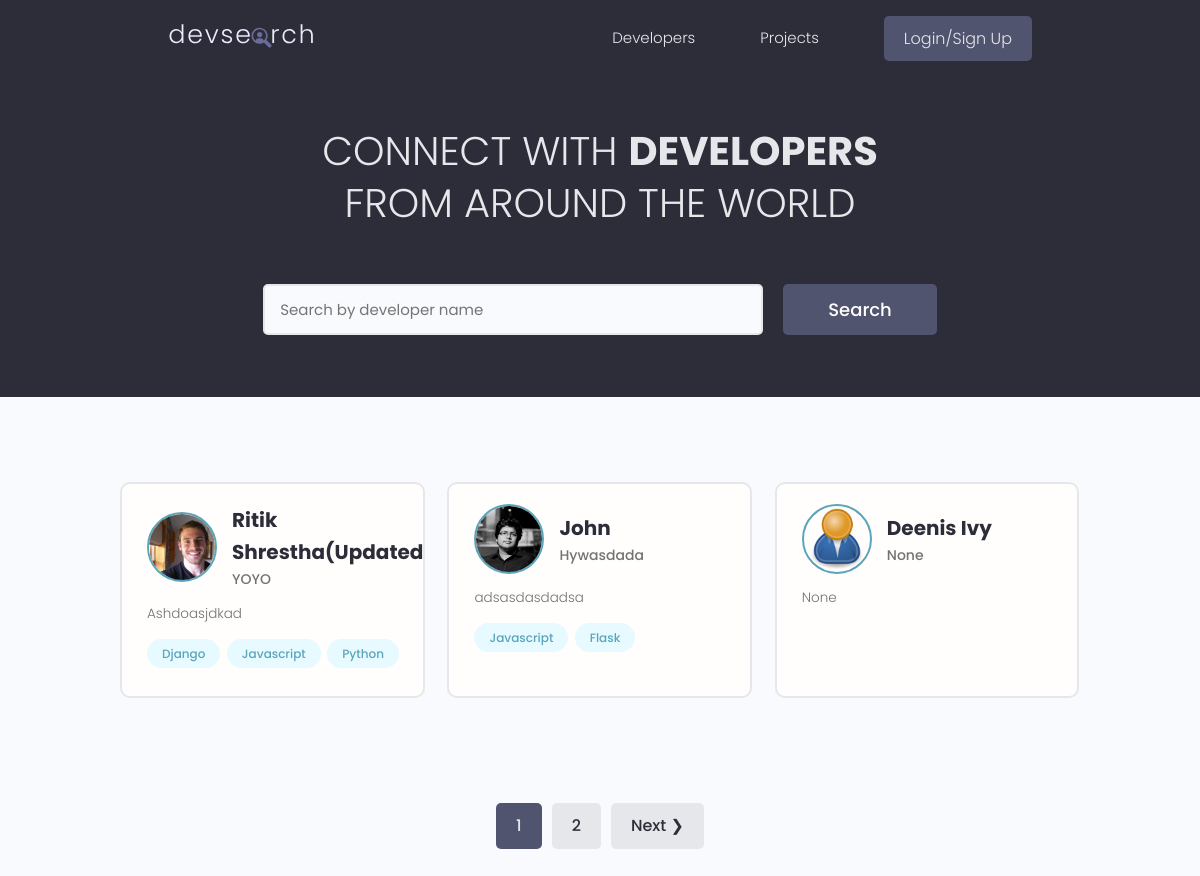
The page / on the database its author committed.
### users/models.py (models this page shows, shortened)
class Profile(models.Model):
    user = models.OneToOneField(
        User, on_delete=models.CASCADE, null=True, blank=True)
    name = models.CharField(max_length=200, null=True, blank=True)
    location = models.CharField(max_length=200, null=True, blank=True)
    username = models.CharField(max_length=200, null=True, blank=True)
    email = models.EmailField(max_length=200, null=True, blank=True)
    short_intro = models.CharField(max_length=200, null=True, blank=True)
    bio = models.TextField(null=True, blank=True)
    profileImage = models.ImageField(
        null=True, blank=True, upload_to='profiles/', default='profiles/user-default.png')
    social_github = models.CharField(max_length=200, null=True, blank=True)
    social_twitter = models.CharField(max_length=200, null=True, blank=True)
    social_linkedin = models.CharField(max_length=200, null=True, blank=True)
    social_website = models.CharField(max_length=200, null=True, blank=True)
    social_youtube = models.CharField(max_length=200, null=True, blank=True)
    created = models.DateTimeField(auto_now_add=True)
    id = models.UUIDField(default=uuid.uuid4, unique=True,
                          primary_key=True, editable=False)
    class Meta:
        ordering=['created']
    @property
    def imageURL(self):
        try:
            url=self.profileImage.url
        except:
            url=""
        return url

class Skills(models.Model):
    owner = models.ForeignKey(
        Profile, on_delete=models.CASCADE, blank=True, null=True)
    name = models.CharField(max_length=200, null=True, blank=True)
    description = models.TextField(null=True, blank=True)
    created = models.DateTimeField(auto_now_add=True)
    id = models.UUIDField(default=uuid.uuid4, unique=True,
                          primary_key=True, editable=False)
    def __str__(self):
        return str(self.name)

### users/views.py (the view)
# urls.py: path('', views.profile, name="profile"),
def profile(request):
    profiles, search_query = searchProfile(request)
    custom_range, profiles = paginateProfile(request, profiles, 3 )
    context = {'profiles': profiles, 'search': search_query,
               'custom_range': custom_range}
    return render(request, 'users/profiles.html', context)

### users/utils.py (called while the page is built)
def paginateProfile(request, profiles, results):
    page_no = request.GET.get('page')
    results = results
    paginator = Paginator(profiles, results)
    try:
        profiles = paginator.page(page_no)
    except PageNotAnInteger:
        page_no = 1
        profiles = paginator.page(page_no)
    except EmptyPage:
        page_no = paginator.num_pages
        profiles = paginator.page(page_no)
    leftIndex = (int(page_no)-2)
    if leftIndex < 1:
        leftIndex = 1
    rightIndex = (int(page_no)+3)
    if rightIndex > paginator.num_pages:
        rightIndex = paginator.num_pages+1
    custom_range = range(leftIndex, rightIndex)
    return custom_range, profiles

def searchProfile(request):
    search_query = ""
    if request.GET.get('search'):
        search_query = request.GET.get('search')
    skill = Skills.objects.filter(name__icontains=search_query)
    profiles = Profile.objects.distinct().filter(Q(name__icontains=search_query) |
                                                 Q(short_intro__icontains=search_query) | Q(skills__in=skill))
    return profiles, search_query

### users/templates/users/profiles.html (shortened to what this page needs)
{% extends 'main.html' %} {%block content%}
<main class="home">
  <section class="hero-section text-center">
    <div class="container container--narrow">
      <div class="hero-section__box">
        <h2>CONNECT WITH <span>DEVELOPERS</span></h2>
        <h2>FROM AROUND THE WORLD</h2>
      </div>
      <div class="hero-section__search">
        <form id="search_form" class="form" action="#" method="get">
          <div class="form__field">
            <input
              class="input input--text"
              id="formInput#search"
              type="text"
              name="search"
              value="{{search}}"
              placeholder="Search by developer name"
            />
          </div>
          <input class="btn btn--sub btn--lg" type="submit" value="Search" />
        </form>
      </div>
    </div>
  </section>
  <section class="devlist">
    <div class="container">
      <div class="grid grid--three">
        {% for profile in profiles%}
        <div class="column card">
          <div class="dev">
            <a href="{% url 'user-profile' profile.id%}" class="card__body">
              <div class="dev__profile">
                <img
                  class="avatar avatar--md"
                  src="{{profile.imageURL}}"
                  alt="image"
                />
                <div class="dev__meta">
                  <h3>{{profile.name}}</h3>
                  <h5>{{profile.short_intro|slice:"15"}}</h5>
                </div>
              </div>
              <p class="dev__info">{{profile.bio|slice:"50"}}</p>
              <div class="dev__skills">
                {% for skill in profile.skills_set.all|slice:"5" %}
                <span class="tag tag--pill tag--main">
                  <small>{{skill}}</small>
                </span>
                {%endfor%}
              </div>
            </a>
          </div>
        </div>
        {%endfor%}
      </div>
    </div>
  </section>
  {% include 'pagination.html' with query_set=profiles custom_range=custom_range %}
</main>
{%endblock%}

### static/styles/app.css (style rules this page uses)
:root { --color-sub: #2d2d39; }
.btn--sub { background-color: var(--color-sub-light); }
.card { border: 2px solid var(--color-light); }
img { width: 100%; }
.hero-section { height: 40vh; display: flex; align-items: center; background-color: var(--color-sub); }
.hero-section__box { margin-bottom: 4rem; }
.hero-section__box > h2, .hero-section__box > h2 > span { font-size: 4rem; color: var(--color-light); line-height: 1.3; text-transform: uppercase; }
.hero-section__box > h2 { font-weight: 300; }
.hero-section__box > h2 > span { font-weight: 700; }
.hero-section__search > .form { display: flex; align-items: center; justify-content: center; gap: 2rem; }
.hero-section__search > .form input.input--text { width: 50rem; }
.devlist { margin-top: 8rem; }
.devlist .grid { align-items: stretch; }
.devlist .dev .dev__profile { display: flex; align-items: center; gap: 1.5rem; }
.devlist .dev .dev__meta h3 { color: var(--color-sub); font-size: 2rem; font-weight: 700; }
.devlist .dev .dev__meta h5 { color: var(--color-text); font-size: 1.4rem; font-weight: 500; }
.devlist .dev .dev__info { margin: 1.5rem 0; font-size: 1.35rem; line-height: 1.4; text-align: justify; }

### static/uikit/styles/modules/_variables.css (style rules this page uses)
:root { --color-main: #5aa5b9; --color-main-light: #e6faff; --color-sub: #3f4156; --color-sub-light: #51546e; --color-sub-lighter: #ededfd; --color-text: #737373; --color-gray: #8b8b8b; --color-light: #e5e7eb; --color-light-gray: #767676; --color-bg: #f8fafd; --color-white: #fffefd; --color-white-light: #f3f3f3; --color-success: #359e64; --color-success-bg: #def8e8; --color-error: #fc4b0b; --color-error-bg: #fff2ee; --font-base: 'Poppins', arial, helvetica, 'Segoe UI', roboto, ubuntu, sans-serif; --font-monospace: 'Fira Code', 'Courier New', courier, monospace; --font-regular: 300; --font-medium: 500; --font-bold: 700; --generic-shadow: 1px 1px 5px #00000010; --generic-transition: all 0.3s ease-in-out; }

### static/uikit/styles/modules/_base.css (style rules this page uses)
* { margin: 0; padding: 0; box-sizing: border-box; text-rendering: optimizeLegibility; color: inherit; font-size: inherit; }
html { font-size: 50%; }
@media only screen and (min-width: 480px) { html { font-size: 56.25%; } }
@media only screen and (min-width: 1200px) { html { font-size: 62.5%; } }
body { line-height: 1.6; font-weight: 400; font-size: 1.5rem; color: var(--color-text); background-color: var(--color-bg); min-height: 100vh; }

### static/uikit/styles/modules/_typography.css (style rules this page uses)
* { font-family: var(--font-base); }
h2 { font-size: 3.6rem; font-weight: var(--font-bold); }
h3 { font-size: 3.2rem; font-weight: var(--font-medium); }
h5 { font-size: 2.4rem; font-weight: var(--font-medium); }
h5, h6 { font-weight: var(--font-regular); }
p, span, strong { font-size: 1.6rem; color: var(--color-text); font-weight: var(--font-regular); }
a { padding-bottom: 2px; text-decoration: none; display: inline-block; color: var(--color-main); font-weight: var(--font-medium); }

### static/uikit/styles/modules/_utilities.css (style rules this page uses)
.container { width: 92%; max-width: 165rem; margin: 0 auto; box-sizing: border-box; }
.container--narrow { width: 92%; max-width: 120rem; }
@media screen and (min-width: 1000px) { .container { width: 90%; } }
@media screen and (min-width: 1000px) { .container--narrow { width: 85%; } }
@media screen and (min-width: 1200px) { .container { width: 80%; } }
@media screen and (min-width: 1200px) { .container--narrow { width: 72%; } }
.text-center { text-align: center; }

### static/uikit/styles/modules/_avatar.css (style rules this page uses)
.avatar { border-radius: 50%; border: 2px solid var(--color-main); object-fit: cover; }
.avatar--md { height: 7rem; width: 7rem; }

### static/uikit/styles/modules/_button.css (style rules this page uses)
.btn { display: inline-block; position: relative; cursor: pointer; background-color: var(--color-light); font-weight: var(--font-medium); color: var(--color-sub); text-decoration: none; padding: 1rem 2rem; border-radius: 0.5rem; border: none; width: -webkit-fit-content; width: -moz-fit-content; width: fit-content; height: -webkit-fit-content; height: -moz-fit-content; height: fit-content; font-size: 1.6rem; outline-width: 0; outline-color: transparent; -webkit-backface-visibility: hidden; backface-visibility: hidden; transition: all 0.3s ease-in-out; }
.btn--sub { background-color: var(--color-sub); color: var(--color-white); }
.btn--lg { font-size: 1.8rem; padding: 1.2rem 4.5rem; }

### static/uikit/styles/modules/_card.css (style rules this page uses)
.card { border-radius: 1rem; background-color: var(--color-white); border: 1.5px solid var(--color-light); width: auto; height: auto; margin-top: 0.5rem; margin-bottom: 0.5rem; overflow: hidden; }
.card__body, .card__header { padding: 2rem 2.5rem; }

### rows shown on the page
Profile: imageURL (picture), name "Ritik…", short_intro "YOYO", bio "Ashdoasjdkad"
Skills: name "Django"
Skills: name "Javascript"
Skills: name "Python"
Profile: imageURL (picture), name "John", short_intro "Hywasdada", bio "adsasdasdadsa"
Skills: name "Javascript"
Skills: name "Flask"
Profile: imageURL (placeholder picture), name "Deenis Ivy", short_intro "None", bio "None"

### other values the page prints
{{ page }} "1"
{{ page }} "2"
